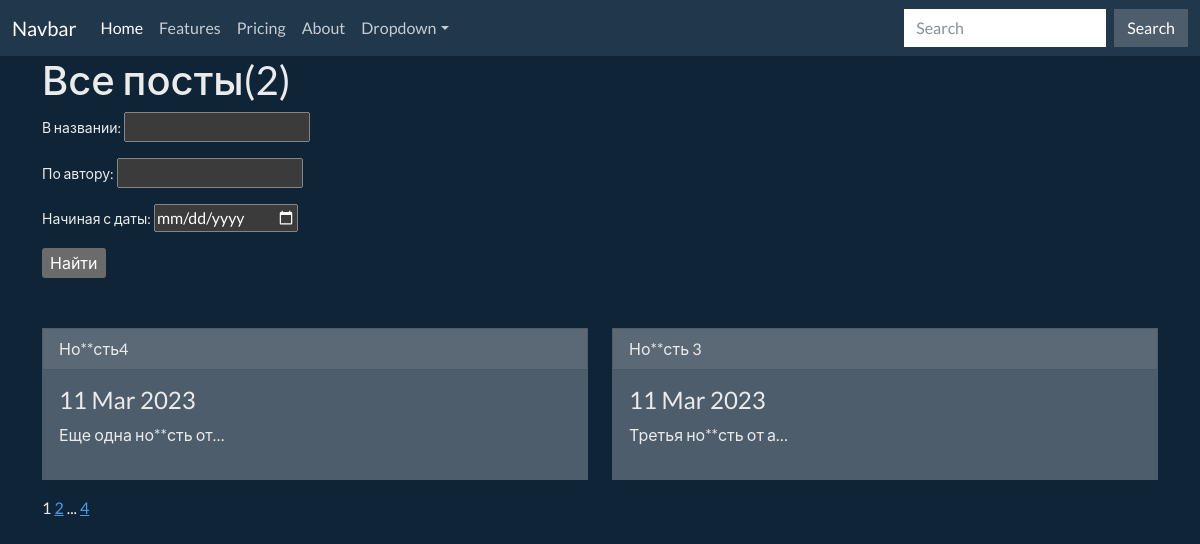
Before: / with the older database file.
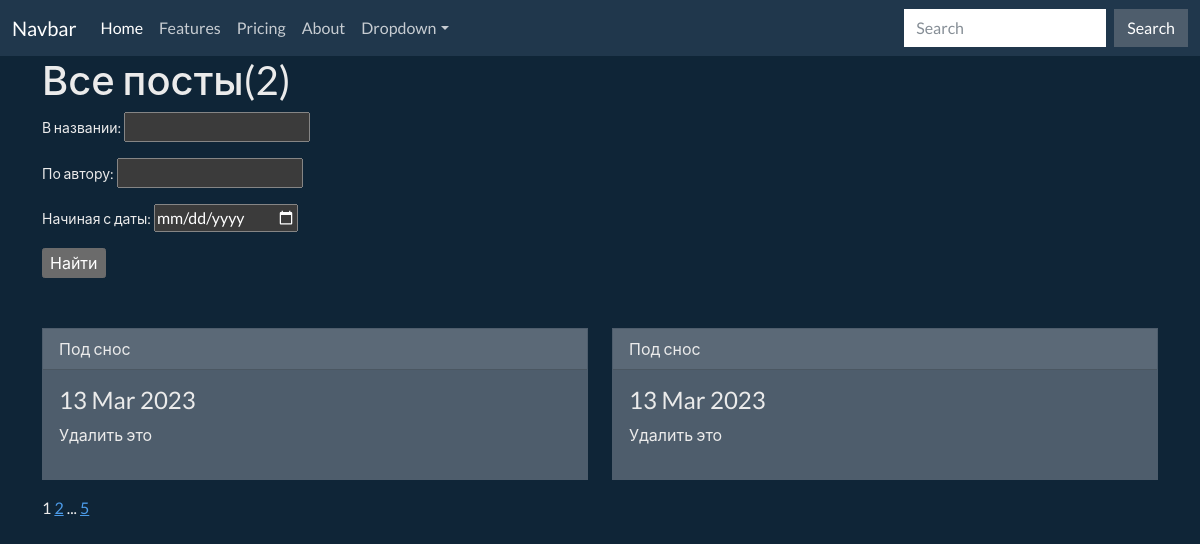
After: the same page with the newer database file.
### news/models.py (models this page shows, shortened)
class Post(models.Model):
    article = 'A'
    news = 'N'
    TYPE = [
        (article, 'Статья'),
        (news, 'Новость')
    ]
    author = models.ForeignKey(Author, on_delete=models.CASCADE)
    post_type = models.CharField(max_length=1, choices=TYPE, default=article)
    created = models.DateTimeField(auto_now_add=True)
    cathegory = models.ManyToManyField(Cathegory, through='PostCathegory')
    title = models.CharField(max_length=255)
    content = models.TextField()
    rating = models.IntegerField(default=0)

### news/views.py (the view)
# urls.py: path('', NewsList.as_view(), name='news_list'),
class NewsList(ListView):
    model = Post
    ordering = '-created'
    template_name = 'news_list.html'
    context_object_name = 'news_list'
    paginate_by = 2
    def get_queryset(self):
        queryset = super().get_queryset()
        self.filterset = PostFilter(self.request.GET, queryset)
        return self.filterset.qs
    def get_context_data(self, **kwargs):
        context = super().get_context_data(**kwargs)
        context['filterset'] = self.filterset
        return context

### news/templatetags/custom_filters.py (called while the page is built)
@register.filter()
def censor(value):
    if isinstance(value, str):
        for word in CENSORED:
            if word in value:
                value = value.replace(word, word[:1] + '**')
    return value

### templates/news_list.html (shortened to what this page needs)
{% extends 'base.html' %}
{% load custom_filters %}
{% block content %}
<h1>Все посты({{ news_list | length }})</h1>
   <form action="" method="get">
       {{ filterset.form.as_p }}
       <input type="submit" value="Найти" />
   </form>
<div classs="container">
    <div class="row", style="margin-top:50px;">
        {% for new in news_list %}
        <div class="col-sm">
            <div class="card border-secondary mb-3" style="max-width: 20 rem">
                <div class="card-header">{{new.title|censor}}</div>
                <div class="card-body">
                    <h4 class="card-title">{{new.created|date:'d M Y'}}</h4>
                    <p class="card_text">{{new.content|truncatechars:20|censor}}</p>
                </div>
            </div>
        </div>
        {% endfor %}
    </div>
</div>
   {{ page_obj.number }}
   {% if page_obj.has_next %}
       <a href="?page={{ page_obj.next_page_number }}">{{ page_obj.next_page_number }}</a>
       {% if paginator.num_pages != page_obj.next_page_number %}
           ...
           <a href="?page={{ page_obj.paginator.num_pages }}">{{ page_obj.paginator.num_pages }}</a>
       {% endif %}
   {% endif %}
{% endblock content %}

### templates/base.html (shortened to what this page needs)
<!DOCTYPE html>
{% load static %}
<html lang="en">
<head>
    <link href="{% static 'bootstrap-5.3.0-alpha1-dist/css/bootstrap.min.css' %}" rel="stylesheet" />
</head>
<body>
<nav class="navbar navbar-expand-lg navbar-dark bg-dark">
  <div class="container-fluid">
    <a class="navbar-brand" href="#">Navbar</a>
    <div class="collapse navbar-collapse" id="navbarColor02">
      <ul class="navbar-nav me-auto">
        <li class="nav-item">
          <a class="nav-link active" href="#">Home
          </a>
        </li>
        <li class="nav-item">
          <a class="nav-link" href="#">Features</a>
        </li>
        <li class="nav-item">
          <a class="nav-link" href="#">Pricing</a>
        </li>
        <li class="nav-item">
          <a class="nav-link" href="#">About</a>
        </li>
        <li class="nav-item dropdown">
          <a class="nav-link dropdown-toggle" data-bs-toggle="dropdown" href="#" role="button" aria-haspopup="true" aria-expanded="false">Dropdown</a>
        </li>
      </ul>
      <form class="d-flex">
        <input class="form-control me-sm-2" type="search" placeholder="Search">
        <button class="btn btn-secondary my-2 my-sm-0" type="submit">Search</button>
      </form>
    </div>
  </div>
</nav>
<div class="container">{% block content %}ХОЙ{% endblock content %}</div>
</body>
</html>

Changed rows visible on the page:
no longer on this page (row unchanged): Post: title|censor "Но**сть4", created "11 Mar 2023", content|censor "Еще одна но**сть от…"
no longer on this page (row unchanged): Post: title|censor "Но**сть 3", created "11 Mar 2023", content|censor "Третья но**сть от а…"
added Post: title|censor "Под снос", created "13 Mar 2023", content|censor "Удалить это"
added Post: title|censor "Под снос", created "13 Mar 2023", content|censor "Удалить это"
Other visible differences:
{{ page_obj.paginator.num_pages }}: "4" → "5"
